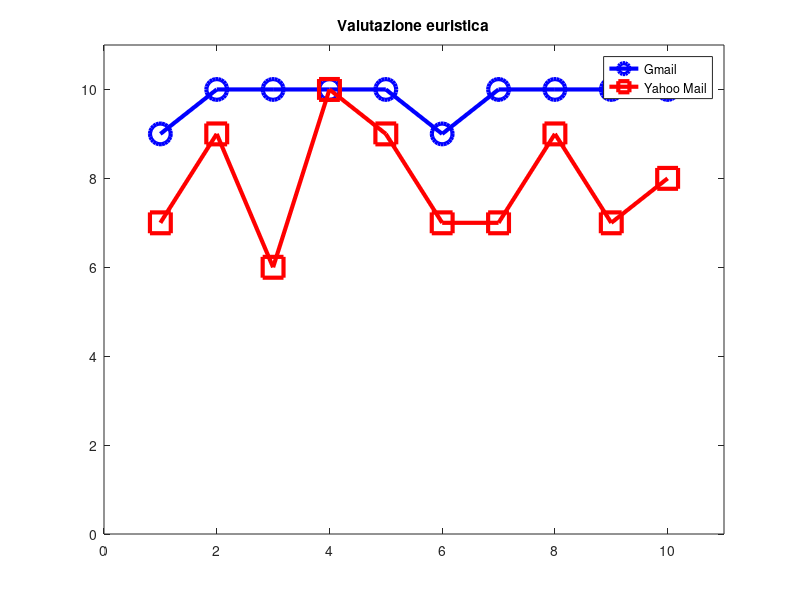

The MATLAB script that drew this image:
g = [9, 10, 10, 10, 10, 9, 10, 10, 10, 10];

y = [7, 9, 6, 10, 9, 7, 7, 9, 7, 8];

plot(g, '-o', 'LineWidth', 3, 'MarkerSize', 15, 'Color', 'b');
hold on;
plot(y, '-s', 'LineWidth', 3, 'MarkerSize', 15, 'Color', 'r');
axis([0  11 0 11]);
title('Valutazione euristica');
legend('Gmail', 'Yahoo Mail');